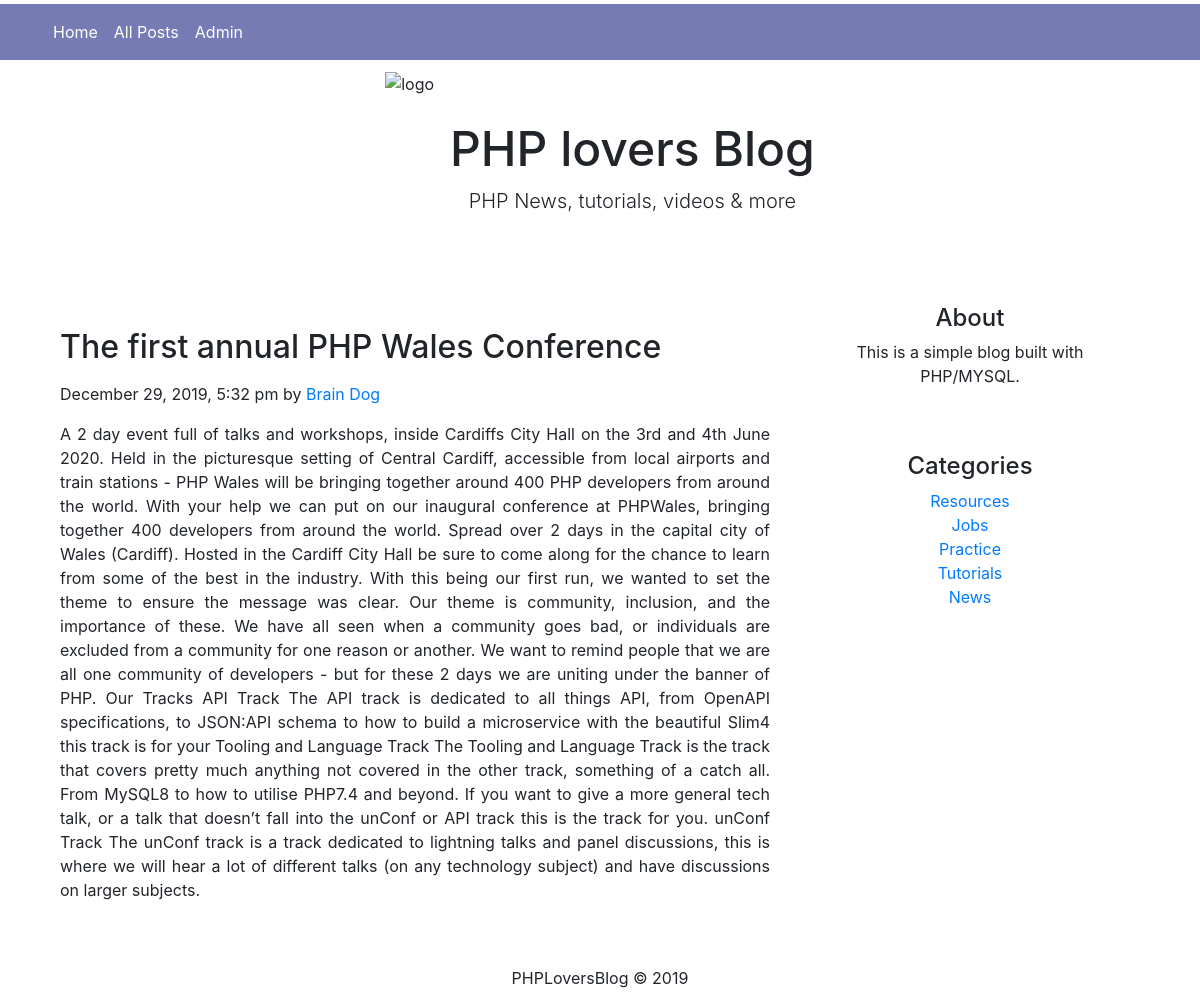
Screenshot of /single-post?id=2 with the database file from the repository.
### tables this page shows
CREATE TABLE `posts` (
  `id` int(11) NOT NULL,
  `category` int(11) NOT NULL,
  `title` varchar(255) NOT NULL,
  `body` varchar(10000) DEFAULT NULL,
  `author` varchar(255) NOT NULL,
  `tags` varchar(255) NOT NULL,
  `date` timestamp NOT NULL DEFAULT CURRENT_TIMESTAMP
);

CREATE TABLE `categories` (
  `id` int(11) NOT NULL,
  `name` varchar(255) NOT NULL
);

### helpers/format_helper.php (called while the page is built, shortened)
<?php
function formatDate($date)
{
    return date('F j, Y, g:i a', strtotime($date));
}

### post.phtml (the view)
<?php include 'includes/header.php'; ?>
<main role="main" class="container">
  <div class="row">
    <div class="col-12 col-md-8 blog-main">
<div class="blog-post">
        <h2 class="blog-post-title mt-5"><?= $post['title']?></h2>
        <p class="blog-post-meta mt-3"><?= formatDate($post['date'])?> by <a href="#"><?= $post['author']?></a></p>
        <p class="text-justify mt-3"><?= $post['body'] ?></p>
      </div>
      </div>
<?php include 'includes/footer.php'; ?>

### includes/footer.php (shortened to what this page needs)
<aside class="col-12 col-md-4 blog-sidebar">
    <div class="p-4 mb-3 rounded text-center">
        <h4 class="font-bold">About</h4>
        <p class="mb-0"> This is a simple blog built with PHP/MYSQL.</p>
    </div>
    <div class="p-4 text-center">
        <h4 class="font-bold">Categories</h4>
        <?php if($categories): ?>
        <ol class="list-unstyled mb-0">
            <?php foreach($categories as $category) : ?>
            <li><a href="/all-posts?category=<?= $category['id'] ?>"><?= $category['name'] ?></a></li>
            <?php endforeach; ?>
        </ol>
        <?php else: ?>
        <p>Ther are no categories yet</p>
        <?php endif; ?>
    </div>
</aside>
</div>
</main>
<footer class="blog-footer text-center mt-5">
    <p>PHPLoversBlog &copy; 2019 </p>
</footer>
</body>
</html>

### public/style.css (style rules this page uses)
h2 { font-size: 2rem; }

### rows the page displays
posts: title "The first annual PHP Wales Conference", date "December 29, 2019, 5:32 pm", author "Brain Dog", body "A 2 day event full of talks and workshops, inside Cardiffs City Hall on the 3rd and 4th June 2020. Held in the picturesque setting of Central Cardiff, accessible from local airports and train stations - PHP Wales will be bringing together around 400 PHP developers from around the world. With your help we can put on our inaugural conference at PHPWales, bringing together 400 developers from around the world. Spread over 2 days in the capital city of Wales (Cardiff). Hosted in the Cardiff City Hall be sure to come along for the chance to learn from some of the best in the industry. With this being our first run, we wanted to set the theme to ensure the message was clear. Our theme is…"
categories: name "Resources"
categories: name "Jobs"
categories: name "Practice"
categories: name "Tutorials"
categories: name "News"
